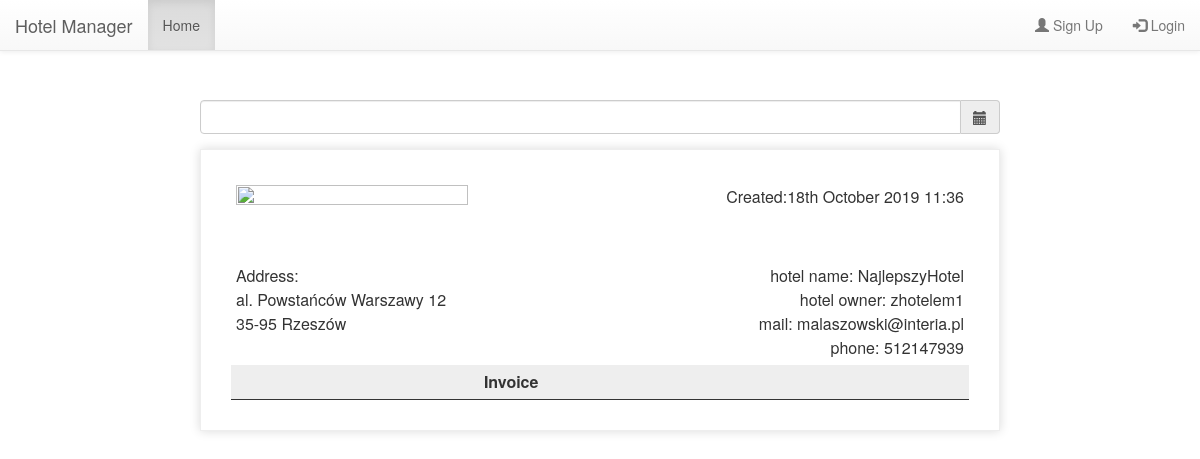
/booking/profile/1/, run on the app's committed database.
### booking/models.py (models this page shows, shortened)
class Hotel(models.Model):
    hotel_owner = models.ForeignKey(HotelOwner, on_delete=models.CASCADE)
    hotel_name = models.CharField(max_length=120, verbose_name="Your hotel name")
    hotel_country = models.CharField(max_length=50, verbose_name="Your hotel country")
    hotel_city = models.CharField(max_length=100, verbose_name="Your hotel city")
    hotel_zip_code = models.CharField(max_length=6, default="43-701", verbose_name="Your hotel zip code")
    hotel_street = models.CharField(max_length=100, verbose_name="Your hotel street")
    hotel_street_number = models.IntegerField(default=0, verbose_name="Your hotel street number")
    hotel_place_number = models.IntegerField(default=0, verbose_name="Your hotel place number")
    hotel_short_desc = models.TextField(max_length=200, verbose_name="Briefly describe your hotel")
    hotel_long_desc = models.TextField(max_length=2000, verbose_name="Full description of your hotel")
    hotel_image = models.FileField(verbose_name="Upload image with your hotel")
    hotel_rating = models.FloatField(default=0.0)
    hotel_room_sgl = models.PositiveIntegerField(validators=[MinValueValidator(0)], default=0,
                                                 verbose_name="Number of single rooms in your hotel")
    hotel_room_dbl = models.PositiveIntegerField(validators=[MinValueValidator(0)], default=0,
                                                 verbose_name="Number of double rooms in your hotel")
    hotel_room_twin = models.PositiveIntegerField(validators=[MinValueValidator(0)], default=0,
                                                  verbose_name="Number of twin rooms in your hotel")
    hotel_room_tpl = models.PositiveIntegerField(validators=[MinValueValidator(0)], default=0,
                                                 verbose_name="Number of triple rooms in your hotel")
    hotel_room_qdbl = models.PositiveIntegerField(validators=[MinValueValidator(0)], default=0,
                                                  verbose_name="Number of quad rooms in your hotel")
    hotel_room_family = models.PositiveIntegerField(validators=[MinValueValidator(0)], default=0,
                                                    verbose_name="Number of family rooms in your hotel")
    hotel_room_apartment = models.PositiveIntegerField(validators=[MinValueValidator(0)], default=0,
                                                       verbose_name="Number of apartment rooms in your hotel")
    hotel_room_sgl_price = models.PositiveIntegerField(validators=[MinValueValidator(0)], default=0,
                                                       verbose_name="Your hotel single room price in $")
    hotel_room_dbl_price = models.PositiveIntegerField(validators=[MinValueValidator(0)], default=0,
                                                       verbose_name="Your hotel double room price in $")
    hotel_room_twin_price = models.PositiveIntegerField(validators=[MinValueValidator(0)], default=0,
                                                        verbose_name="Your hotel twin room price in $")
    hotel_room_tpl_price = models.PositiveIntegerField(validators=[MinValueValidator(0)], default=0,
                                                       verbose_name="Your hotel triple room price in $")
    hotel_room_qdbl_price = models.PositiveIntegerField(validators=[MinValueValidator(0)], default=0,
                                                        verbose_name="Your hotel quad room price in $")
    hotel_room_family_price = models.PositiveIntegerField(validators=[MinValueValidator(0)], default=0,
                                                          verbose_name="Your hotel family room price in $")
    hotel_room_apartment_price = models.PositiveIntegerField(validators=[MinValueValidator(0)], default=0,
                                                             verbose_name="Your hotel apartment room price in $")

class HotelOwner(AbstractUser):
    hasHotel = models.BooleanField(default=False)
    phone_regex = RegexValidator(regex=r'^\+?1?\d{9,15}$',
                                 message="Phone number must be entered in the format: '+999999999'. Up to 15 digits "
                                         "allowed.")
    phone_number = models.CharField(validators=[phone_regex], max_length=17, blank=False, null=False)
    class Meta:
        app_label = 'booking'
        permissions = ("has_hotel", "Has hotel."),

### booking/views.py (the view)
# urls.py: path('profile/<int:pk>/', views.HotelStatistics.as_view(), name='hotel_statistics'),
class HotelStatistics(ListView):
    context_object_name = 'reservations'
    template_name = 'booking/hotel_statistics.html'
    def get_queryset(self, **kwargs):
        pknum = self.kwargs.get('pk', )
        hotel = Hotel.objects.get(pk=pknum)
        reservationsDuringMonth = Reservation.objects.filter(reservation_hotel=hotel).filter(reservation_from__month=datetime.now().month).order_by('reservation_from')
        return reservationsDuringMonth
    def get_context_data(self, *, object_list=None, **kwargs):
        context = super(HotelStatistics, self).get_context_data(**kwargs)
        pknum = self.kwargs.get('pk', )
        hotel = Hotel.objects.get(pk=pknum)
        context['hotel_id'] = hotel.pk
        context['hotel'] = hotel
        return context

### booking/templates/booking/hotel_statistics.html (shortened to what this page needs)
{% extends 'base.html' %}
{% load crispy_forms_tags %}
{% load booking_extras %}
{% block head %}
    <link href="https://maxcdn.bootstrapcdn.com/bootstrap/3.3.5/css/bootstrap.min.css" rel="stylesheet"/>
    <link href="http://cdn.rawgit.com/Eonasdan/bootstrap-datetimepicker/a549aa8780dbda16f6cff545aeabc3d71073911e/build/css/bootstrap-datetimepicker.css"
          rel="stylesheet"/>
{% endblock %}
{% block body %}
    <div id="outer" style="width:100%; margin-top: 100px">
        <div class="container" style="display: table;margin: 0 auto;">
            <div class="row">
                <div class='col-sm-12' style="max-width: 830px; margin-left: 170px;">
                    <div class="form-group">
                        <div class='input-group date' id='datetimepicker1'>
                            <input type='text' class="form-control"/>
                            <span class="input-group-addon">
                        <span class="glyphicon glyphicon-calendar"></span>
                    </span>
                        </div>
                    </div>
                </div>
            </div>
        </div>
    </div>
    <div class="invoice-box">
        <table cellpadding="0" cellspacing="0">
            <tr>
                <td class="title">
                    <img src="http://oi66.tinypic.com/2rnuek1.jpg"
                         style="width:100%; max-width:300px;">
                </td>
                <td></td>
                <td>
                    <div id="date">Created:{% now "jS F Y H:i" %}</div>
                </td>
            </tr>
            <tr>
                <td style="padding-top: 50px">
                    Address:<br>
                    {{ hotel.hotel_street }}<br>
                    {{ hotel.hotel_zip_code }}  {{ hotel.hotel_city }}<br>
                </td>
                <td></td>
                <td style="padding-top: 50px;">
                    hotel name: {{ hotel.hotel_name }}<br>
                    hotel owner: {{ hotel.hotel_owner }}<br>
                    mail: {{ hotel.hotel_owner.email }}<br>
                    phone: {{ hotel.hotel_owner.phone_number }}
                </td>
            </tr>
            <tr class="heading">
                <td></td>
                <td> Invoice</td>
                <td></td>
            </tr>
        </table>
    </div>
{% endblock %}

### booking/templates/booking/hotel_statistics.html (style rules this page uses)
.invoice-box { max-width: 800px; margin: auto; margin-bottom: 50px; padding: 30px; border: 1px solid #eee; box-shadow: 0 0 10px rgba(0, 0, 0, .15); font-size: 16px; line-height: 24px; font-family: 'Helvetica Neue', 'Helvetica', Helvetica, Arial, sans-serif; color: #555; }
.invoice-box table { width: 100%; line-height: inherit; text-align: left; }
.invoice-box table td { padding: 5px; vertical-align: top; }
.invoice-box table tr td:nth-child(1) { text-align: left; color: #333333; }
.invoice-box table tr td:nth-child(2) { text-align: center; padding-right: 70px; color: #333333; }
.invoice-box table tr td:nth-child(3) { text-align: right; color: #333333; padding-left: 80px; }
.invoice-box table tr.heading td { background: #eee; border-bottom: 1px solid; font-weight: bold; }

### data on the page
Hotel: hotel_street "al. Powstańców Warszawy 12", hotel_zip_code "35-95", hotel_city "Rzeszów", hotel_name "NajlepszyHotel", hotel_owner "zhotelem1", hotel_owner.email "malaszowski@interia.pl", hotel_owner.phone_number "512147939"
